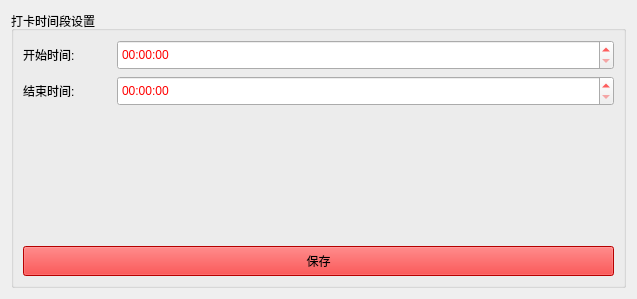
<?xml version="1.0" encoding="UTF-8"?>
<ui version="4.0">
 <class>SettingWidget</class>
 <widget class="QWidget" name="SettingWidget">
  <property name="geometry">
   <rect>
    <x>0</x>
    <y>0</y>
    <width>637</width>
    <height>299</height>
   </rect>
  </property>
  <property name="windowTitle">
   <string>Form</string>
  </property>
  <property name="styleSheet">
   <string notr="true">/*color: rgb(255, 255, 255);*/</string>
  </property>
  <layout class="QHBoxLayout" name="horizontalLayout">
   <item>
    <widget class="QGroupBox" name="groupBox_2">
     <property name="title">
      <string>打卡时间段设置</string>
     </property>
     <layout class="QVBoxLayout" name="verticalLayout">
      <item>
       <layout class="QHBoxLayout" name="horizontalLayout_2">
        <item>
         <widget class="QLabel" name="label">
          <property name="maximumSize">
           <size>
            <width>88</width>
            <height>16777215</height>
           </size>
          </property>
          <property name="text">
           <string>开始时间:</string>
          </property>
         </widget>
        </item>
        <item>
         <widget class="QTimeEdit" name="timeEdit_begin">
          <property name="minimumSize">
           <size>
            <width>0</width>
            <height>30</height>
           </size>
          </property>
          <property name="styleSheet">
           <string notr="true">color: rgb(255, 0, 0);
font: 9pt &quot;宋体&quot;;</string>
          </property>
          <property name="displayFormat">
           <string>HH:mm:ss</string>
          </property>
          <property name="calendarPopup">
           <bool>true</bool>
          </property>
         </widget>
        </item>
       </layout>
      </item>
      <item>
       <layout class="QHBoxLayout" name="horizontalLayout_3">
        <item>
         <widget class="QLabel" name="label_2">
          <property name="maximumSize">
           <size>
            <width>88</width>
            <height>16777215</height>
           </size>
          </property>
          <property name="text">
           <string>结束时间:</string>
          </property>
         </widget>
        </item>
        <item>
         <widget class="QTimeEdit" name="timeEdit_end">
          <property name="minimumSize">
           <size>
            <width>0</width>
            <height>30</height>
           </size>
          </property>
          <property name="styleSheet">
           <string notr="true">color: rgb(255, 0, 0);
font: 9pt &quot;宋体&quot;;</string>
          </property>
          <property name="displayFormat">
           <string>HH:mm:ss</string>
          </property>
          <property name="calendarPopup">
           <bool>true</bool>
          </property>
         </widget>
        </item>
       </layout>
      </item>
      <item>
       <spacer name="verticalSpacer">
        <property name="orientation">
         <enum>Qt::Vertical</enum>
        </property>
        <property name="sizeHint" stdset="0">
         <size>
          <width>20</width>
          <height>0</height>
         </size>
        </property>
       </spacer>
      </item>
      <item>
       <widget class="QPushButton" name="pushButton_save">
        <property name="minimumSize">
         <size>
          <width>0</width>
          <height>30</height>
         </size>
        </property>
        <property name="styleSheet">
         <string notr="true">background-color: rgb(255, 0, 0);</string>
        </property>
        <property name="text">
         <string>保存</string>
        </property>
       </widget>
      </item>
     </layout>
    </widget>
   </item>
  </layout>
 </widget>
 <resources/>
 <connections/>
</ui>
